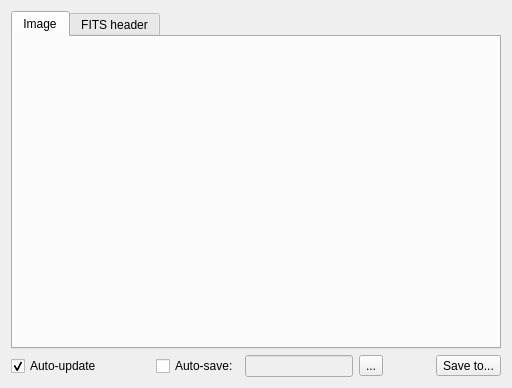
<?xml version="1.0" encoding="UTF-8"?>
<ui version="4.0">
 <class>WidgetDataDisplay</class>
 <widget class="QWidget" name="WidgetDataDisplay">
  <property name="geometry">
   <rect>
    <x>0</x>
    <y>0</y>
    <width>512</width>
    <height>388</height>
   </rect>
  </property>
  <property name="windowTitle">
   <string>Form</string>
  </property>
  <layout class="QVBoxLayout" name="verticalLayout">
   <item>
    <widget class="QTabWidget" name="tabWidget">
     <property name="currentIndex">
      <number>0</number>
     </property>
     <widget class="QWidget" name="tabImage">
      <attribute name="title">
       <string>Image</string>
      </attribute>
     </widget>
     <widget class="QWidget" name="tabFitsHeader">
      <attribute name="title">
       <string>FITS header</string>
      </attribute>
      <layout class="QVBoxLayout" name="verticalLayout_2">
       <property name="leftMargin">
        <number>0</number>
       </property>
       <property name="topMargin">
        <number>0</number>
       </property>
       <property name="rightMargin">
        <number>0</number>
       </property>
       <property name="bottomMargin">
        <number>0</number>
       </property>
       <item>
        <widget class="QTableWidget" name="tableFitsHeader">
         <property name="editTriggers">
          <set>QAbstractItemView::NoEditTriggers</set>
         </property>
         <property name="alternatingRowColors">
          <bool>true</bool>
         </property>
         <property name="selectionMode">
          <enum>QAbstractItemView::SingleSelection</enum>
         </property>
         <property name="selectionBehavior">
          <enum>QAbstractItemView::SelectRows</enum>
         </property>
         <attribute name="horizontalHeaderStretchLastSection">
          <bool>true</bool>
         </attribute>
         <attribute name="verticalHeaderVisible">
          <bool>false</bool>
         </attribute>
        </widget>
       </item>
      </layout>
     </widget>
    </widget>
   </item>
   <item>
    <layout class="QHBoxLayout" name="horizontalLayout">
     <item>
      <widget class="QCheckBox" name="checkAutoUpdate">
       <property name="text">
        <string>Auto-update</string>
       </property>
       <property name="checked">
        <bool>true</bool>
       </property>
      </widget>
     </item>
     <item>
      <spacer name="horizontalSpacer_2">
       <property name="orientation">
        <enum>Qt::Horizontal</enum>
       </property>
       <property name="sizeHint" stdset="0">
        <size>
         <width>38</width>
         <height>18</height>
        </size>
       </property>
      </spacer>
     </item>
     <item>
      <widget class="QCheckBox" name="checkAutoSave">
       <property name="text">
        <string>Auto-save:</string>
       </property>
      </widget>
     </item>
     <item>
      <widget class="QLineEdit" name="textAutoSavePath">
       <property name="enabled">
        <bool>false</bool>
       </property>
      </widget>
     </item>
     <item>
      <widget class="QToolButton" name="butAutoSave">
       <property name="text">
        <string>...</string>
       </property>
      </widget>
     </item>
     <item>
      <spacer name="horizontalSpacer">
       <property name="orientation">
        <enum>Qt::Horizontal</enum>
       </property>
       <property name="sizeHint" stdset="0">
        <size>
         <width>40</width>
         <height>20</height>
        </size>
       </property>
      </spacer>
     </item>
     <item>
      <widget class="QToolButton" name="butSaveTo">
       <property name="text">
        <string>Save to...</string>
       </property>
       <property name="icon">
        <iconset>
         <normaloff>:/resources/Crystal_Clear_device_floppy_unmount.png</normaloff>:/resources/Crystal_Clear_device_floppy_unmount.png</iconset>
       </property>
       <property name="toolButtonStyle">
        <enum>Qt::ToolButtonTextBesideIcon</enum>
       </property>
      </widget>
     </item>
    </layout>
   </item>
  </layout>
 </widget>
 <resources/>
 <connections/>
</ui>
